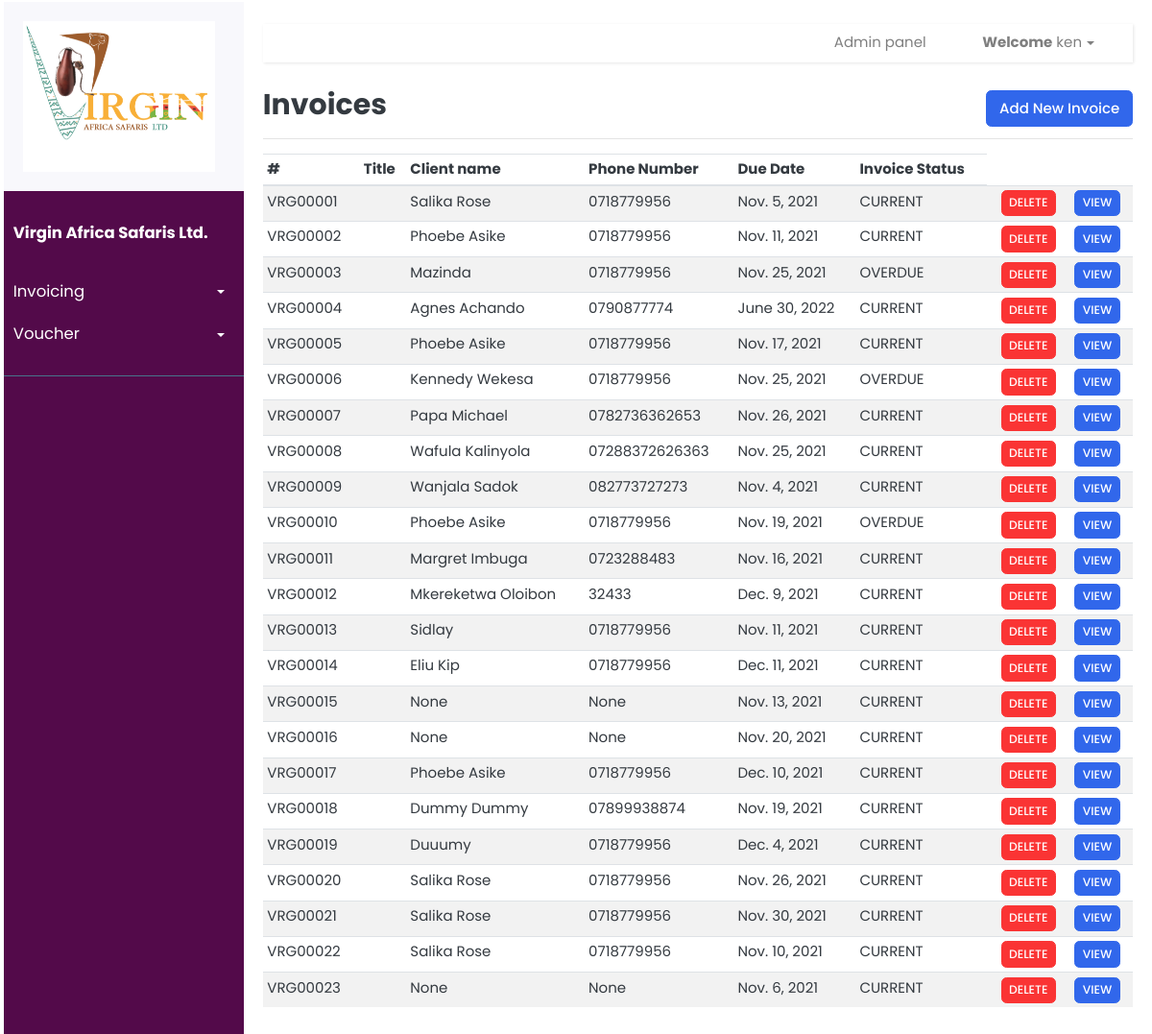
The page /invoices/ (signed in) on the database as committed earlier.
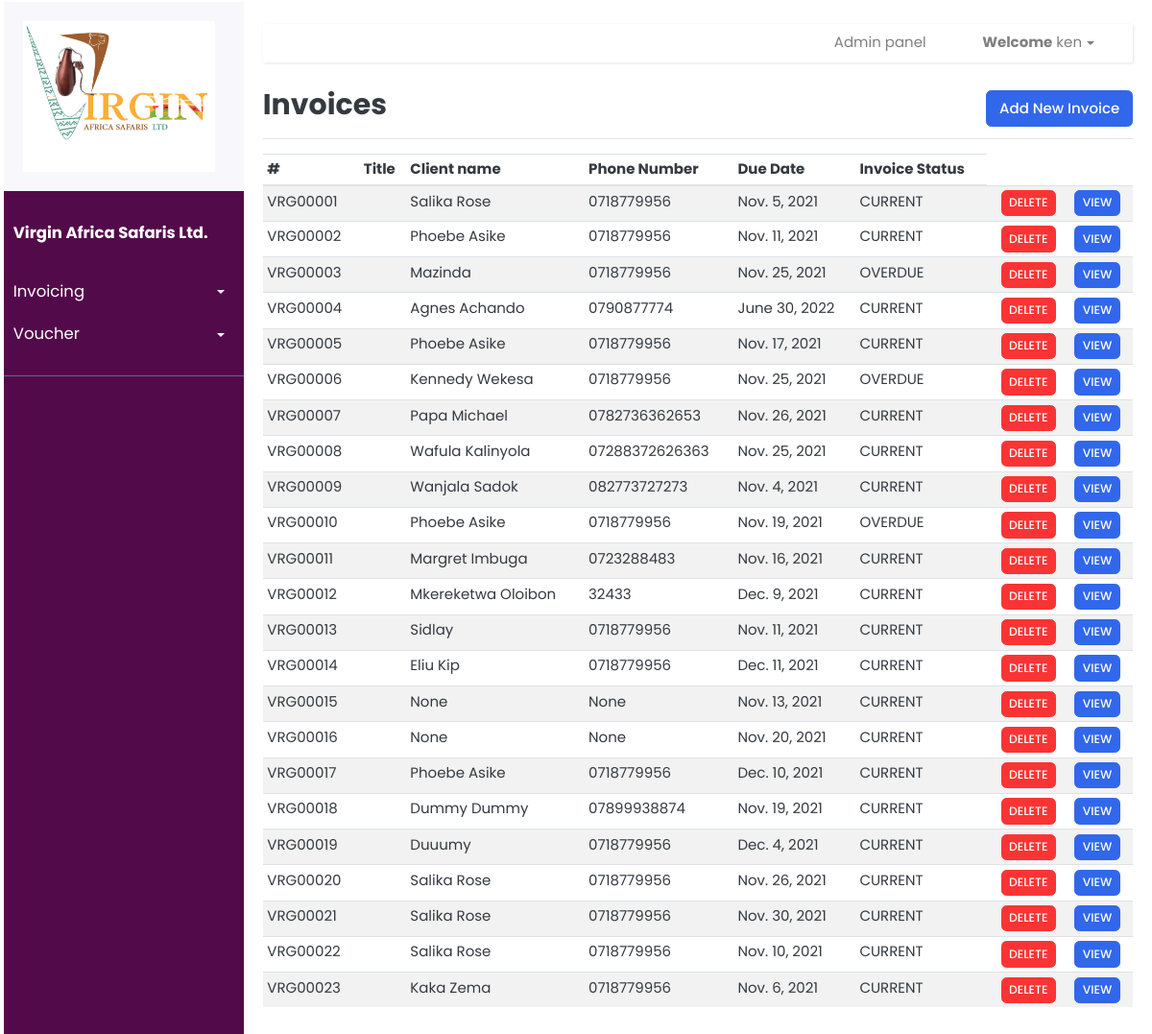
The same page on the database as committed later.
### invoice/models.py (models this page shows, shortened)
class Invoice(models.Model):
	TERMS = [
	('Immediate','Immediate'),
	('15 days', '15 days'),
	('30 days', '30 days'),
	]
	STATUS = [
	('CURRENT', 'CURRENT'),
	('EMAIL_SENT', 'EMAIL_SENT'),
	('OVERDUE', 'OVERDUE'),
	('PAID', 'PAID'),
	]
	number = models.CharField(null=False,default=increment_invoice_number, blank=False, max_length=100, unique=True)
	dueDate = models.DateField(null=True, blank=True)
	paymentTerms = models.CharField(choices=TERMS, default='15 days', max_length=100)
	status = models.CharField(choices=STATUS, default='CURRENT', max_length=100)
	description = models.TextField(null=True, blank=True,max_length=500)
	istaxable = models.BooleanField()
	client = models.ForeignKey(Client, blank=True, null=True, on_delete=models.SET_NULL)
	uniqueId = models.CharField(null=True, blank=True, max_length=100)
	slug = models.SlugField(max_length=500, unique=True, blank=True, null=True)
	date_created = models.DateTimeField(blank=True, null=True)
	last_updated = models.DateTimeField(blank=True, null=True)

class Client(models.Model):
	clientName = models.CharField(null=True, blank=True, max_length=200)
	address = models.CharField(null=True, blank=True, max_length=200)
	postalCode = models.CharField(null=True, blank=True, max_length=10)
	phoneNumber = models.CharField(null=True, blank=True, max_length=100)
	emailAddress = models.CharField(null=True, blank=True, max_length=100)
	uniqueId = models.CharField(null=True, blank=True, max_length=100)
	slug = models.SlugField(max_length=500, unique=True, blank=True, null=True)
	date_created = models.DateTimeField(blank=True, null=True)
	last_updated = models.DateTimeField(blank=True, null=True)

### invoice/views.py (the view)
# urls.py: path("invoices/", invoice_views.view_invoices, name="view-invoices" ),
@login_required
def view_invoices(request):
	context = {}
	invoices = Invoice.objects.all()
	context['invoices'] = invoices
	return render(request, 'invoice/invoices.html', context)

### templates/invoice/invoices.html (shortened to what this page needs)
{% extends 'index.html' %} {% load static %} {% load crispy_forms_tags %}
 {% block content %}
<div
  class="
    d-flex
    justify-content-between
    flex-wrap flex-md-nowrap
    align-items-center
    pt-3
    pb-2
    mb-3
    border-bottom
  "
>
  <h1 class="h2">Invoices</h1>
  <div class="btn-toolbar mb-2 mb-md-0">
    <div class="btn-group me-2">
      <a href="{% url 'create-invoice' %}"
        ><button type="button" class="btn btn-primary">
          Add New Invoice
        </button></a
      >
    </div>
  </div>
</div>
{% if invoices|length > 0 %}
<div class="table-responsive">
  <table class="table table-striped table-sm table-hover">
    <thead>
      <tr>
        <th>#</th>
        <th>Title</th>
        <th>Client name</th>
        <th>Phone Number</th>
        <th>Due Date</th>
        <th>Invoice Status</th>
      </tr>
    </thead>
    <tbody>
      {% for invoice in invoices %}
      <tr onclick="getElementById('edit-1').click()" style="cursor: pointer">
        <td>{{invoice.number}}</td>
        <td>{{invoice.title}}</td>
        <td>{{invoice.client.clientName}}</td>
        <td>{{invoice.client.phoneNumber}}</td>
        <td>{{invoice.dueDate}}</td>
        <td>{{invoice.status}}</td>
        <td>
        </td>
        <td>
          <a href="#"><button class="btn btn-danger btn-sm">DELETE</button></a>
        </td>
        <td>
          <a href="{% url 'create-build-invoice' invoice.slug %}"
            ><button class="btn btn-primary btn-sm">VIEW</button></a
          >
        </td>
      </tr>
      {% endfor %}
    </tbody>
  </table>
</div>
{% endif %} {% endblock %}

Rows that differ between the two databases and show on the page:
changed Invoice "VRG00023": client.clientName "None" → "Kaka Zema"; client.phoneNumber "None" → "0718779956"
